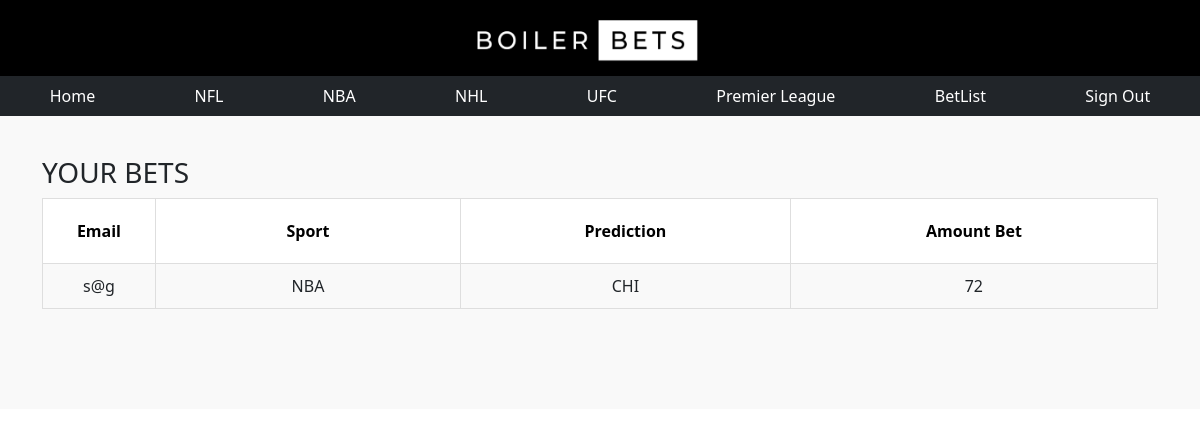
Screenshot of /betlist (signed in) with the database file from the repository.
### app.py (models this page shows, shortened)
class Bets(db.Model):
    id = db.Column(db.Integer, primary_key=True)
    sport =  db.Column(db.String(200), nullable=False)
    prediction =  db.Column(db.String(200), nullable=False)
    betAmount = db.Column(db.Integer, primary_key=False)
    payout =  db.Column(db.Integer, primary_key=False)
    email =  db.Column(db.String(200), nullable=False)

### app.py (the view)
@app.route('/betlist')
def betlist():
    result = db.session.query(Users).all()
    tasks = db.session.query(Bets).all()
    return render_template('betlist.html',tasks=tasks,global_email=global_email)

### templates/betlist.html (shortened to what this page needs)
{% extends 'base.html'%}
{% block body %}
<section class="content-info">
    <div class="container paddings-mini">
        <h3>
            YOUR BETS
          </h3>
        <div class="row">
            <div class="col-lg-12">
                <table class="table-striped table-responsive table-hover result-point">
                    <thead class="point-table-head">
                        <tr>
                            <th class="text-center">Email</th>
                            <th class="text-center">Sport</th>
                            <th class="text-center">Prediction</th>
                            <th class="text-center">Amount Bet</th>
                            <tbody class="text-center">
                                {% for task in tasks%}
                                        {%if task.email == global_email%}
                                         <tr>
                                            <td class="text-left number"> {{task.email}} </td>
                                            <td>{{task.sport}}</td>
                                            <td>{{task.prediction}}</td>
                                            <td>{{task.betAmount}} </td>
                                        {%endif%}
                                    </tr>
                                {% endfor %}
                            </tbody>
                        </tr>
                    </thead>
                </table>
            </div>
        </div>
    </div>
</section>
{% endblock %}

### static/css/main.css (style rules this page uses)
.content-info { background: #f9f9f9; padding: 40px 0; background-size: cover !important; background-position: top center !important; background-repeat: no-repeat !important; position: relative; padding-bottom: 100px }
table { width: 100%; background: #fff; border: 1px solid #dedede }
table thead tr th { padding: 20px; border: 1px solid #dedede; color: #000 }
table.table-striped tbody tr:nth-of-type(odd) { background: #f9f9f9 }
table.result-point tr td.number { width: 100px; position: relative }
.text-left { text-align: left !important }
table tr td { padding: 10px 20px; border: 1px solid #dedede }
table tr td { padding: 10px 40px; border: 1px solid #dedede }

### rows the page displays
Bets: email "s@g", sport "NBA", prediction "CHI", betAmount "72"
